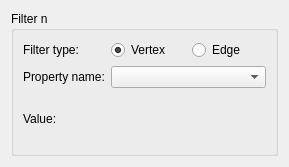
<?xml version="1.0" encoding="UTF-8"?>
<ui version="4.0">
 <class>Form</class>
 <widget class="QWidget" name="Form">
  <property name="geometry">
   <rect>
    <x>0</x>
    <y>0</y>
    <width>289</width>
    <height>167</height>
   </rect>
  </property>
  <property name="windowTitle">
   <string>Form</string>
  </property>
  <layout class="QVBoxLayout" name="verticalLayout">
   <item>
    <widget class="QGroupBox" name="groupBox">
     <property name="title">
      <string>Filter n</string>
     </property>
     <layout class="QGridLayout" name="filterControlsGridLayout">
      <item row="1" column="1">
       <widget class="QRadioButton" name="vertexFilterRadioButton">
        <property name="text">
         <string>Vertex</string>
        </property>
        <property name="checked">
         <bool>true</bool>
        </property>
       </widget>
      </item>
      <item row="1" column="2">
       <widget class="QRadioButton" name="edgeFilterRadioButton">
        <property name="text">
         <string>Edge</string>
        </property>
       </widget>
      </item>
      <item row="2" column="0">
       <widget class="QLabel" name="label_2">
        <property name="text">
         <string>Property name:</string>
        </property>
       </widget>
      </item>
      <item row="3" column="0">
       <widget class="QLabel" name="label_3">
        <property name="text">
         <string>Value:</string>
        </property>
       </widget>
      </item>
      <item row="3" column="1" colspan="2">
       <widget class="QWidget" name="graphFilterPropertyValueWidget" native="true"/>
      </item>
      <item row="1" column="0">
       <widget class="QLabel" name="label">
        <property name="text">
         <string>Filter type:</string>
        </property>
       </widget>
      </item>
      <item row="2" column="1" colspan="2">
       <widget class="QComboBox" name="graphFilterPropertyNameComboBox"/>
      </item>
     </layout>
    </widget>
   </item>
  </layout>
 </widget>
 <resources/>
 <connections/>
</ui>
